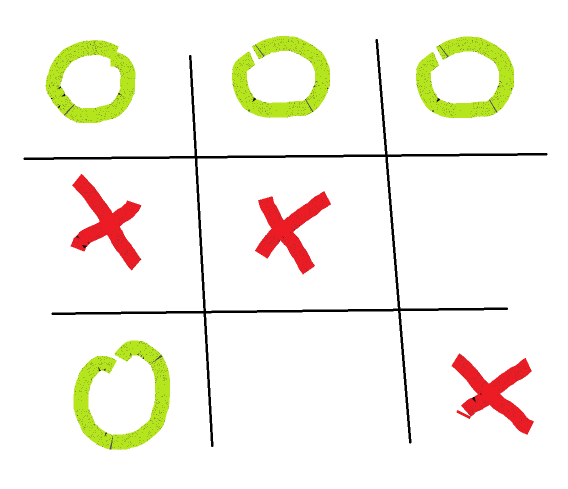
#> input picture data/game2.png, 1136 x 978 px, given in place of datagame1.png, which was not available (shown at 1/2 size)
$ python main.py data
#> lines starting #> are read from the running program, lines starting #| are printed output that depends on the picture; after the words box and inside, x2 and y2 are one past the last pixel; in counts of white or black regions, pixels touching at a corner belong together; pictures that were not available may be replaced by others from this repository, and a replacement may not be noted
#Nenad Beric - SV23/2021
#Chat gpt je koriscen pri izradi zadatka

import matplotlib.pyplot as plt
import cv2
import sys
import csv

min_area = 2000
max_area = 50000

def has_valid_child(i, contours, hierarchy):
    child_idx = hierarchy[i][2]
    while child_idx != -1:
        child_area = cv2.contourArea(contours[child_idx])
        if min_area < child_area < max_area:
            return True
        child_idx = hierarchy[child_idx][0]
    return False

def detect_counts(image):
    img = cv2.imread(image)

    img_gray = cv2.cvtColor(img, cv2.COLOR_BGR2GRAY)

    image_bin = cv2.adaptiveThreshold(img_gray, 255, cv2.ADAPTIVE_THRESH_MEAN_C, cv2.THRESH_BINARY_INV, 15, 5)

    kernel = cv2.getStructuringElement(cv2.MORPH_RECT, (7, 7))
    filled = cv2.morphologyEx(image_bin, cv2.MORPH_CLOSE, kernel, iterations=2)

    contours, hierarchy = cv2.findContours(filled, cv2.RETR_CCOMP, cv2.CHAIN_APPROX_SIMPLE)
    hierarchy = hierarchy[0]

    x_contours = []

    for i, cnt in enumerate(contours):
        area = cv2.contourArea(cnt)
        if not (min_area < area < max_area):
            continue

        parent_idx = hierarchy[i][3]

        if has_valid_child(i, contours, hierarchy):
            continue

        if parent_idx != -1:
            continue

        x_contours.append(cnt)

    # [5 lines of commented-out code are left out]

    return len(x_contours)


if __name__=="__main__":
    base_directory = sys.argv[1]

    images = []
    for i in range(1, 11):
        images.append(f"{base_directory}game{i}.png")

    detected_counts = [0] * len(images)
    for i, image in enumerate(images):
        detected_counts[i] = detect_counts(images[i])
#> in detect_counts, img is the input picture: shape (978, 1136, 3); mean B, G, R 233.5, 243.2, 246.1
#> in detect_counts, `img_gray = cv2.cvtColor(img, cv2.COLOR_BGR2GRAY)`:
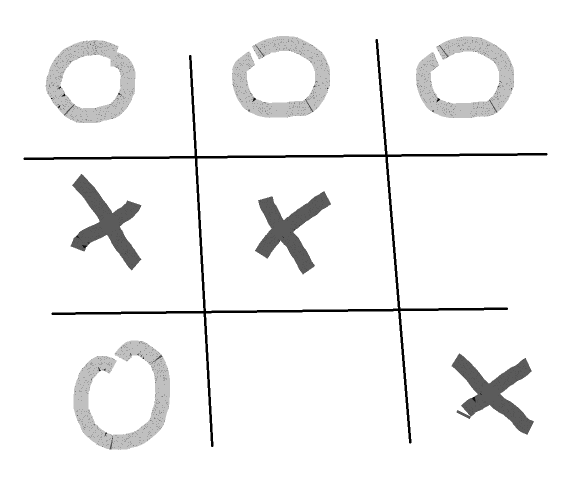
#> img_gray: shape (978, 1136) (shown at 1/2 size); min 0, max 255, mean 243
#> in detect_counts, `image_bin = cv2.adaptiveThreshold(img_gray, 255, cv2.ADAPTIVE_THRESH_M..`:
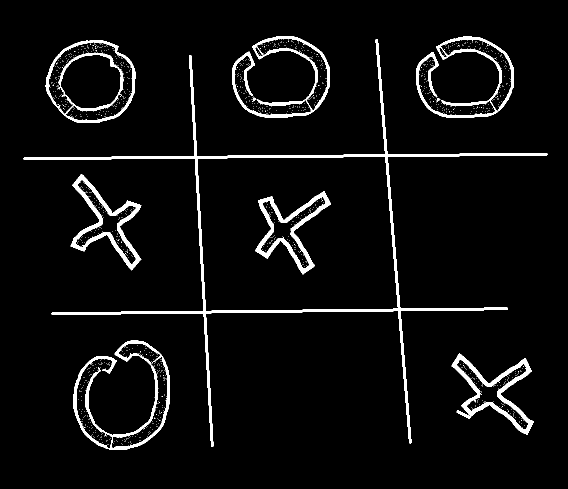
#> image_bin: shape (978, 1136) (shown at 1/2 size); 4.9% white; 1221 white regions (1211 under 20 px), largest, box (x1, y1, x2, y2) and area: (47, 78, 1095, 894) 17623, (147, 681, 340, 899) 5788, (903, 707, 1068, 870) 5404
#> in detect_counts, `filled = cv2.morphologyEx(image_bin, cv2.MORPH_CLOSE, kernel, iteratio..`:
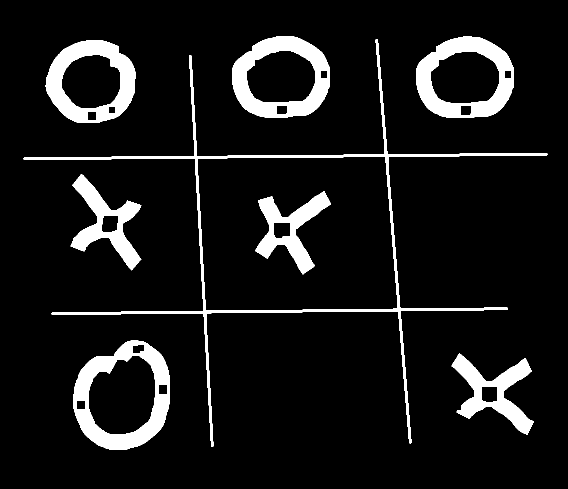
#> filled: shape (978, 1136) (shown at 1/2 size); 9.1% white; 8 white regions
#> in detect_counts, `contours, hierarchy = cv2.findContours(filled, cv2.RETR_CCOMP, cv2.CHA..`: contours = 25 contours; largest, box (x1, y1, x2, y2) and area: (47, 78, 1095, 894) 130468, (394, 313, 796, 622) 116299, (147, 681, 340, 899) 32518, (832, 73, 1028, 236) 25487, (464, 72, 660, 235) 25487
#> the loop in detect_counts, `for i, cnt in enumerate(contours):` made 25 passes
#> area on passes 2, 4, 5, 7, 9, 11, 13, 14, 16, 17, 19, 20: 1007, 338.5, 358, 389, 1031, 1011.5, 322, 221.5, 130468, 116299, 393.5, 222
#> (area, parent_idx) on passes 1, 3, 6, 8, 10, 12: (10125.5, -1), (32517.5, -1), (16510.5, 2), (9353.5, -1), (9722, -1), (23161, -1)
#> after the loop in detect_counts, `for i, cnt in enumerate(contours):`: x_contours = 3 contours; box (x1, y1, x2, y2) and area: (903, 707, 1068, 870) 10126, (141, 348, 283, 541) 9722, (510, 382, 662, 549) 9354
#> pass 2 of the loop `for i, image in enumerate(images):`:
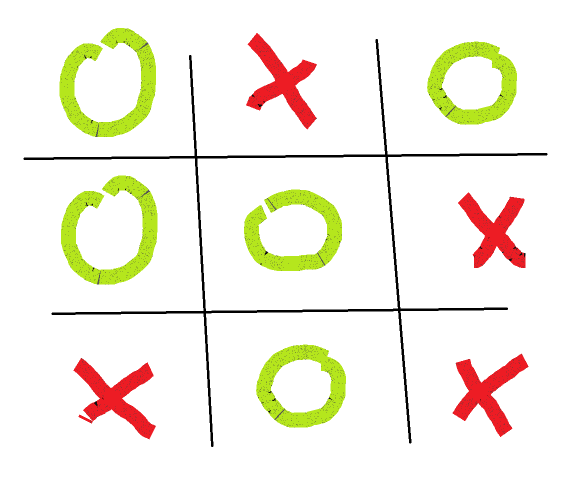
#> input picture data/game3.png, 1155 x 978 px, given in place of datagame2.png, which was not available (shown at 1/2 size)
#> in detect_counts, img is the input picture: shape (978, 1155, 3); mean B, G, R 228.9, 241.1, 245
#> img_gray: shape (978, 1155)
#> in detect_counts (call 2), `image_bin = cv2.adaptiveThreshold(img_gray, 255, cv2.ADAPTIVE_THRESH_M..`:
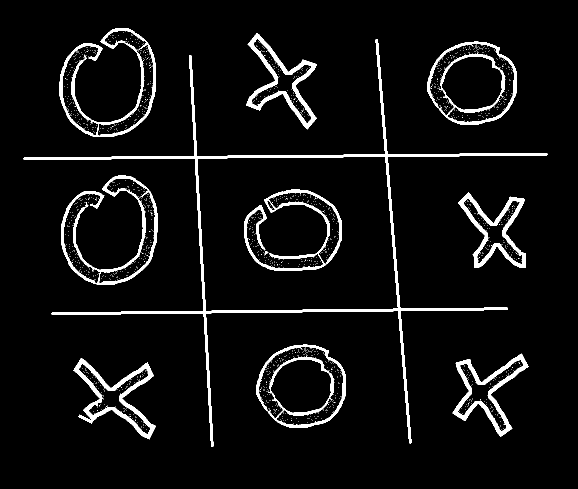
#> image_bin: shape (978, 1155) (shown at 1/2 size); 5.8% white; 1601 white regions (1590 under 20 px), largest, box (x1, y1, x2, y2) and area: (47, 78, 1095, 894) 17623, (119, 56, 312, 274) 5788, (122, 351, 315, 569) 5788
#> in detect_counts (call 2), `filled = cv2.morphologyEx(image_bin, cv2.MORPH_CLOSE, kernel, iteratio..`:
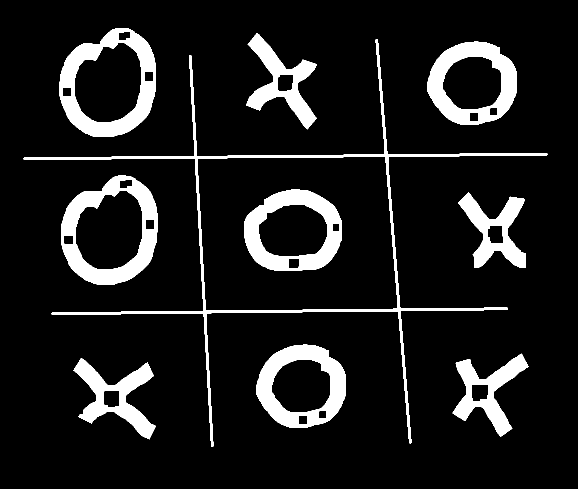
#> filled: shape (978, 1155) (shown at 1/2 size); 11% white; 10 white regions
#> contours = 32 contours; largest, box (x1, y1, x2, y2) and area: (47, 78, 1095, 894) 130468, (394, 313, 796, 622) 116299, (122, 351, 315, 569) 32518, (119, 56, 312, 274) 32518, (488, 379, 684, 542) 25487
#> the loop in detect_counts (call 2), `for i, cnt in enumerate(contours):` made 32 passes
#> after the loop in detect_counts (call 2), `for i, cnt in enumerate(contours):`: x_contours = 4 contours; box (x1, y1, x2, y2) and area: (147, 716, 312, 879) 10126, (492, 66, 634, 259) 9722, (905, 707, 1057, 874) 9354, (916, 385, 1051, 536) 9082
#> (the run stopped early here; a loop or call above may not have finished)
